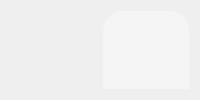
      <widget class="QWidget" name="page_home">
       <layout class="QHBoxLayout" name="horizontalLayout">
        <item>
         <widget class="QWidget" name="widget_5" native="true">
          <property name="styleSheet">
           <string notr="true">image: url(:/resource/Healthy lifestyle-pana.png);</string>
          </property>
         </widget>
        </item>
        <item>
         <widget class="QWidget" name="widget_6" native="true">
          <property name="styleSheet">
           <string notr="true">background-color: rgb(245, 245, 245);
border-radius: 20px;</string>
          </property>
          <widget class="QWidget" name="layoutWidget">
           <property name="geometry">
            <rect>
             <x>0</x>
             <y>20</y>
             <width>361</width>
             <height>65</height>
            </rect>
           </property>
           <layout class="QVBoxLayout" name="verticalLayout_10">
            <item>
             <widget class="QLabel" name="label_7">
              <property name="font">
               <font>
                <family>Arial Black</family>
                <pointsize>21</pointsize>
               </font>
              </property>
              <property name="styleSheet">
               <string notr="true">color: rgb(38, 50, 56);</string>
              </property>
              <property name="text">
               <string>Welcome</string>
              </property>
              <property name="alignment">
               <set>Qt::AlignCenter</set>
              </property>
             </widget>
            </item>
            <item>
             <widget class="QLabel" name="label_8">
              <property name="font">
               <font>
                <family>Arial Black</family>
               </font>
              </property>
              <property name="styleSheet">
               <string notr="true">color: rgb(38, 50, 56);</string>
              </property>
              <property name="text">
               <string>Join with Us &amp; Enjoy Healthy Life</string>
              </property>
              <property name="alignment">
               <set>Qt::AlignCenter</set>
              </property>
             </widget>
            </item>
           </layout>
          </widget>
          <widget class="QLabel" name="label_38">
           <property name="geometry">
            <rect>
             <x>0</x>
             <y>100</y>
             <width>361</width>
             <height>61</height>
            </rect>
           </property>
           <property name="font">
            <font>
             <family>Arial Black</family>
             <pointsize>9</pointsize>
            </font>
           </property>
           <property name="styleSheet">
            <string notr="true">color: rgb(38, 50, 56);</string>
           </property>
           <property name="text">
            <string>Our program is designed to help 
you achieve your wellness goals through easy and 
effective tracking tools.</string>
           </property>
           <property name="alignment">
            <set>Qt::AlignCenter</set>
           </property>
          </widget>
          <widget class="QWidget" name="layoutWidget">
           <property name="geometry">
            <rect>
             <x>11</x>
             <y>170</y>
             <width>341</width>
             <height>321</height>
            </rect>
           </property>
           <layout class="QGridLayout" name="gridLayout_13">
            <item row="0" column="0">
             <widget class="QLabel" name="label_25">
              <property name="styleSheet">
               <string notr="true">image: url(:/resource/diet (1).png);</string>
              </property>
              <property name="text">
               <string/>
              </property>
             </widget>
            </item>
            <item row="0" column="1">
             <widget class="QLabel" name="label_39">
              <property name="font">
               <font>
                <family>Arial</family>
                <italic>false</italic>
               </font>
              </property>
              <property name="styleSheet">
               <string notr="true">color: rgb(38, 50, 56);</string>
              </property>
              <property name="text">
               <string>Keep track of everything you eat throughout 
the day, along with detailed information 
on calories, proteins, fats, and 
carbohydrates (Kcal, BJU). 
This feature helps you understand
your dietary habits and make healthier choices.</string>
              </property>
             </widget>
            </item>
            <item row="1" column="0">
             <widget class="QLabel" name="label_35">
              <property name="styleSheet">
               <string notr="true">image: url(:/resource/sport.png);</string>
              </property>
              <property name="text">
               <string/>
              </property>
             </widget>
            </item>
            <item row="1" column="1">
             <widget class="QLabel" name="label_40">
              <property name="font">
               <font>
                <family>Arial</family>
               </font>
              </property>
              <property name="styleSheet">
               <string notr="true">color: rgb(38, 50, 56);</string>
              </property>
              <property name="text">
               <string>Monitor your daily exercise and 
activities to ensure you stay active 
and fit. This feature allows you to 
track the duration, type, and intensity 
of your workouts, helping you maintain 
a consistent and effective fitness routine.</string>
              </property>
             </widget>
            </item>
            <item row="2" column="0">
             <widget class="QLabel" name="label_36">
              <property name="styleSheet">
               <string notr="true">image: url(:/resource/dumbbell.png);</string>
              </property>
              <property name="text">
               <string/>
              </property>
             </widget>
            </item>
            <item row="2" column="1">
             <widget class="QLabel" name="label_41">
              <property name="font">
               <font>
                <family>Arial</family>
               </font>
              </property>
              <property name="styleSheet">
               <string notr="true">color: rgb(38, 50, 56);</string>
              </property>
              <property name="text">
               <string>Easily find out your Body Mass Index (BMI) 
and Basal Metabolic Rate (BMR). 
BMI helps you understand your 
body's weight category, while 
BMR gives you an estimate of 
the number of calories you 
need to maintain your current weight. </string>
              </property>
             </widget>
            </item>
           </layout>
          </widget>
         </widget>
        </item>
       </layout>
      </widget>
